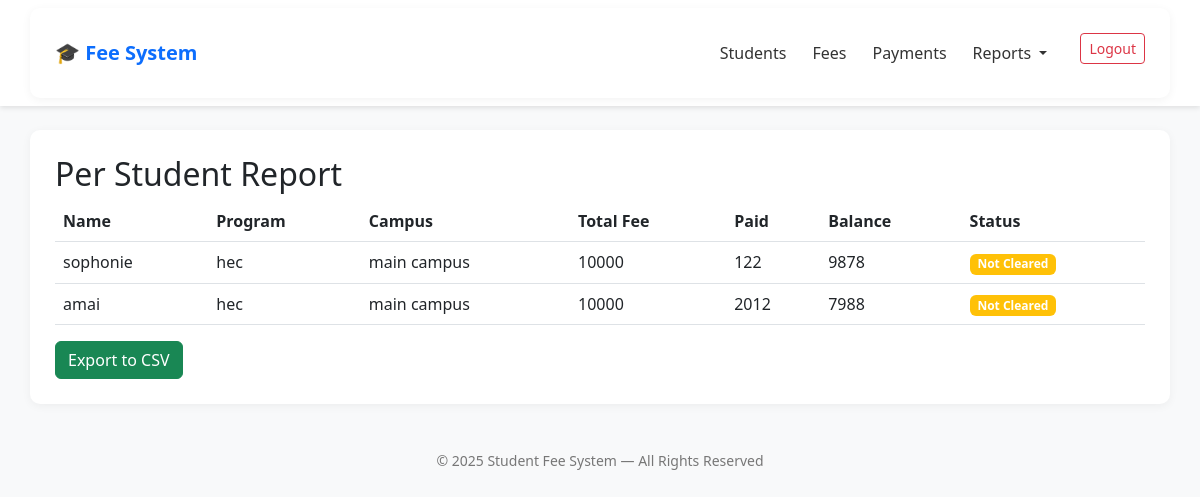
Before: /reports/student/ (signed in) with the older database file.
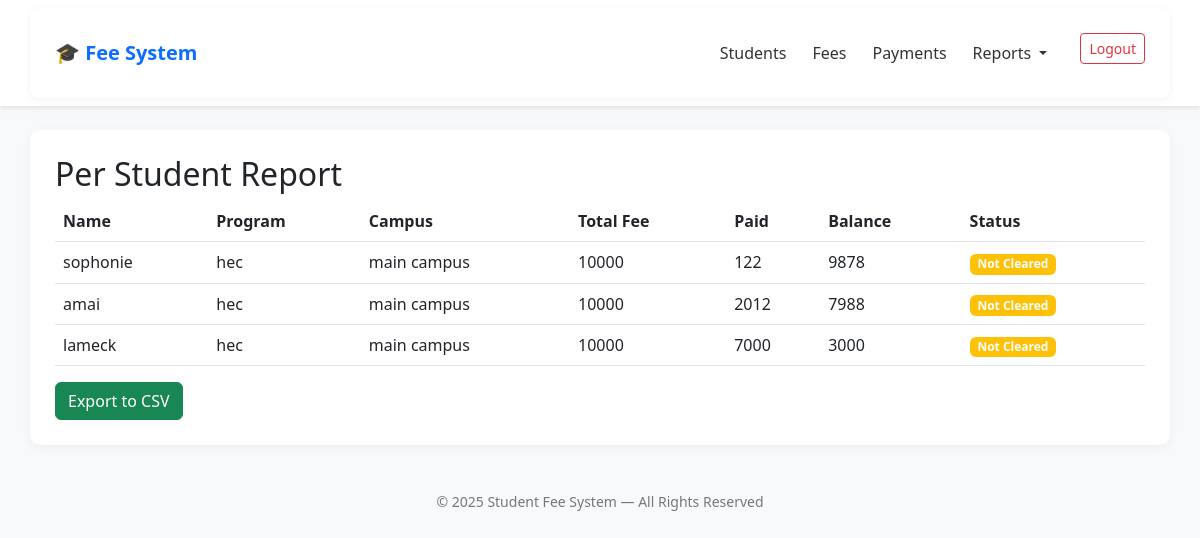
After: the same page with the newer database file.
### management/models.py (models this page shows, shortened)
class Student(models.Model):
    student_id = models.CharField(max_length=10, unique=True, primary_key=True)  # e.g., S001
    name = models.CharField(max_length=100)
    program = models.CharField(max_length=100)
    campus = models.CharField(max_length=50)
    year_of_study = models.PositiveIntegerField(validators=[MinValueValidator(1)])
    def get_total_fee(self):
        fee = FeeStructure.objects.filter(program=self.program, year=self.year_of_study).first()
        if not fee:
            print(f"DEBUG: No fee for {self.name} (program: {self.program}, year: {self.year_of_study})")  # Temp debug
            return 0
        print(f"DEBUG: Fee for {self.name}: {fee.total_fee}")  # Temp
        return fee.total_fee
    def get_total_paid(self):
        from django.db.models import Sum
        total = self.payment_set.aggregate(total=Sum('amount'))['total']
        paid = total or 0
        print(f"DEBUG: Paid for {self.name}: {paid}")  # Temp
        return paid
    def get_balance(self):
        fee = self.get_total_fee()
        paid = self.get_total_paid()
        balance = max(0, fee - paid)
        print(f"DEBUG: Balance for {self.name}: {balance}")  # Temp
        return balance
    def get_status(self):
        fee = self.get_total_fee()
        if fee == 0:
            return "Fee Not Defined"  # Clear edge case
        balance = self.get_balance()
        status = "Cleared" if balance == 0 else "Not Cleared"
        print(f"DEBUG: Status for {self.name}: {status}")  # Temp
        return status

class FeeStructure(models.Model):
    program = models.CharField(max_length=100)
    year = models.PositiveIntegerField(validators=[MinValueValidator(1)])
    total_fee = models.PositiveIntegerField(validators=[MinValueValidator(0)])
    class Meta:
        unique_together = ['program', 'year']  # No duplicate program/year combos

### management/views.py (the view)
# urls.py: path('reports/student/', views.PerStudentReportView.as_view(), name='per_student_report'),
class PerStudentReportView(LoginRequiredMixin, TemplateView):
    template_name = 'management/reports/student.html'
    def get_context_data(self, **kwargs):
        context = super().get_context_data(**kwargs)
        context['students'] = Student.objects.all()
        return context

### templates/management/reports/student.html
{% extends 'base.html' %}
{% block content %}
<h2>Per Student Report</h2>
<table class="table">
    <thead><tr><th>Name</th><th>Program</th><th>Campus</th><th>Total Fee</th><th>Paid</th><th>Balance</th><th>Status</th></tr></thead>
    <tbody>
        {% for student in students %}
        <tr>
            <td>{{ student.name }}</td>
            <td>{{ student.program }}</td>
            <td>{{ student.campus }}</td>
            <td>{{ student.get_total_fee }}</td>
            <td>{{ student.get_total_paid }}</td>
            <td>{{ student.get_balance }}</td>
            <td><span class="badge {% if student.get_status == 'Cleared' %}bg-success{% else %}bg-warning{% endif %}">{{ student.get_status }}</span></td>
        </tr>
        {% empty %}
        <tr><td colspan="7">No students.</td></tr>
        {% endfor %}
    </tbody>
</table>
<a href="{% url 'export_csv' %}" class="btn btn-success">Export to CSV</a>
{% endblock %}

Changed rows visible on the page:
added Student: name "lameck", program "hec", campus "main campus", get_total_fee "10000", get_total_paid "7000", get_balance "3000", get_status "Not Cleared"
